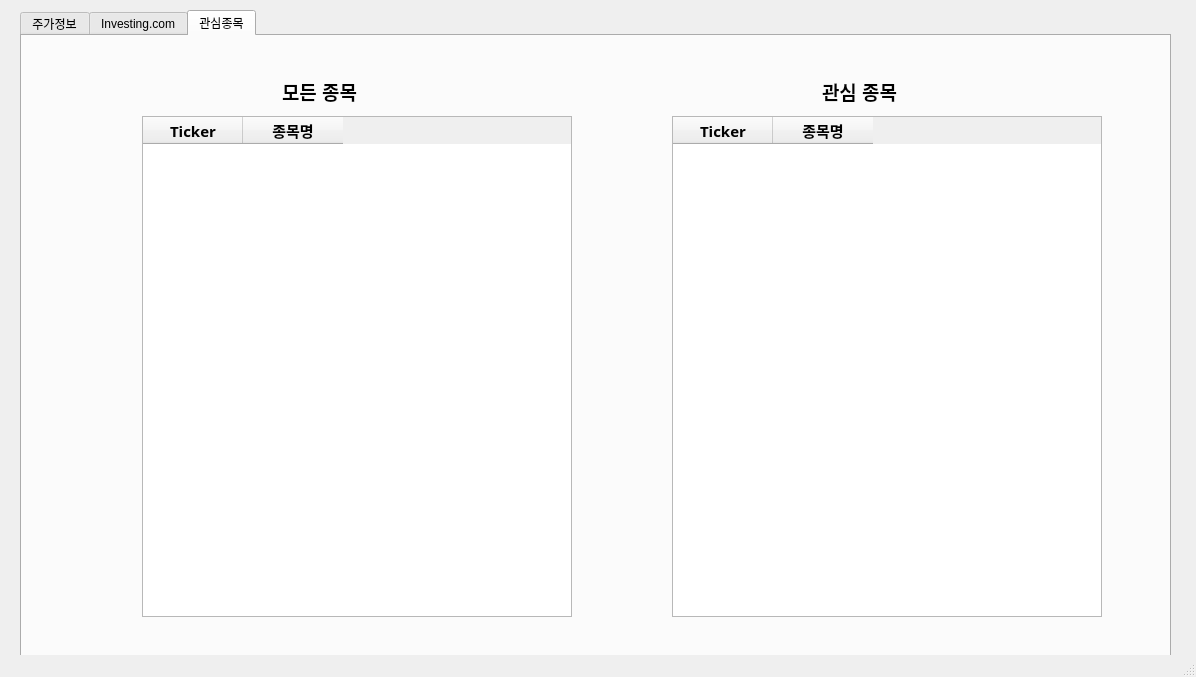
<?xml version="1.0" encoding="UTF-8"?>
<ui version="4.0">
 <class>HyunboStock</class>
 <widget class="QMainWindow" name="HyunboStock">
  <property name="geometry">
   <rect>
    <x>0</x>
    <y>0</y>
    <width>1196</width>
    <height>677</height>
   </rect>
  </property>
  <property name="windowTitle">
   <string>MainWindow</string>
  </property>
  <widget class="QWidget" name="centralwidget">
   <widget class="QTabWidget" name="tabWidget">
    <property name="geometry">
     <rect>
      <x>20</x>
      <y>10</y>
      <width>1151</width>
      <height>651</height>
     </rect>
    </property>
    <property name="currentIndex">
     <number>2</number>
    </property>
    <widget class="QWidget" name="tab">
     <attribute name="title">
      <string>주가정보</string>
     </attribute>
     <widget class="QTableWidget" name="tbl_stock_info">
      <property name="geometry">
       <rect>
        <x>40</x>
        <y>70</y>
        <width>1081</width>
        <height>481</height>
       </rect>
      </property>
     </widget>
     <widget class="QPushButton" name="btn_stock_refresh">
      <property name="geometry">
       <rect>
        <x>1010</x>
        <y>560</y>
        <width>112</width>
        <height>34</height>
       </rect>
      </property>
      <property name="text">
       <string>새로고침</string>
      </property>
     </widget>
     <widget class="QPushButton" name="btn_stock_toExcel">
      <property name="geometry">
       <rect>
        <x>880</x>
        <y>560</y>
        <width>112</width>
        <height>34</height>
       </rect>
      </property>
      <property name="text">
       <string>엑셀저장</string>
      </property>
     </widget>
     <widget class="QLabel" name="label_3">
      <property name="geometry">
       <rect>
        <x>60</x>
        <y>20</y>
        <width>221</width>
        <height>51</height>
       </rect>
      </property>
      <property name="font">
       <font>
        <family>맑은 고딕</family>
        <pointsize>11</pointsize>
        <weight>75</weight>
        <bold>true</bold>
       </font>
      </property>
      <property name="text">
       <string>최근 새로고침 시간</string>
      </property>
     </widget>
     <widget class="QLabel" name="txt_stock_refreshTime">
      <property name="geometry">
       <rect>
        <x>280</x>
        <y>30</y>
        <width>241</width>
        <height>31</height>
       </rect>
      </property>
      <property name="font">
       <font>
        <family>맑은 고딕</family>
        <pointsize>11</pointsize>
       </font>
      </property>
      <property name="text">
       <string>0000-00-00 00:00:00</string>
      </property>
      <property name="alignment">
       <set>Qt::AlignCenter</set>
      </property>
     </widget>
    </widget>
    <widget class="QWidget" name="tab_2">
     <attribute name="title">
      <string>Investing.com</string>
     </attribute>
     <widget class="QTableWidget" name="tbl_investing_info">
      <property name="geometry">
       <rect>
        <x>40</x>
        <y>70</y>
        <width>1071</width>
        <height>531</height>
       </rect>
      </property>
      <column>
       <property name="text">
        <string>Name</string>
       </property>
       <property name="font">
        <font>
         <family>맑은 고딕</family>
         <pointsize>11</pointsize>
         <weight>75</weight>
         <bold>true</bold>
        </font>
       </property>
       <property name="textAlignment">
        <set>AlignCenter</set>
       </property>
      </column>
      <column>
       <property name="text">
        <string>Last</string>
       </property>
       <property name="font">
        <font>
         <family>맑은 고딕</family>
         <pointsize>11</pointsize>
         <weight>75</weight>
         <bold>true</bold>
        </font>
       </property>
       <property name="textAlignment">
        <set>AlignCenter</set>
       </property>
      </column>
      <column>
       <property name="text">
        <string>High</string>
       </property>
       <property name="font">
        <font>
         <family>맑은 고딕</family>
         <pointsize>11</pointsize>
         <weight>75</weight>
         <bold>true</bold>
        </font>
       </property>
       <property name="textAlignment">
        <set>AlignCenter</set>
       </property>
      </column>
      <column>
       <property name="text">
        <string>Low</string>
       </property>
       <property name="font">
        <font>
         <family>맑은 고딕</family>
         <pointsize>11</pointsize>
         <weight>75</weight>
         <bold>true</bold>
        </font>
       </property>
       <property name="textAlignment">
        <set>AlignCenter</set>
       </property>
      </column>
      <column>
       <property name="text">
        <string>Chg.</string>
       </property>
       <property name="font">
        <font>
         <family>맑은 고딕</family>
         <pointsize>11</pointsize>
         <weight>75</weight>
         <bold>true</bold>
        </font>
       </property>
       <property name="textAlignment">
        <set>AlignCenter</set>
       </property>
      </column>
      <column>
       <property name="text">
        <string>Chg.%</string>
       </property>
       <property name="font">
        <font>
         <family>맑은 고딕</family>
         <pointsize>11</pointsize>
         <weight>75</weight>
         <bold>true</bold>
        </font>
       </property>
       <property name="textAlignment">
        <set>AlignCenter</set>
       </property>
      </column>
      <column>
       <property name="text">
        <string>Vol</string>
       </property>
       <property name="font">
        <font>
         <pointsize>11</pointsize>
         <weight>75</weight>
         <bold>true</bold>
        </font>
       </property>
       <property name="textAlignment">
        <set>AlignCenter</set>
       </property>
      </column>
     </widget>
     <widget class="QComboBox" name="cmb_investing">
      <property name="geometry">
       <rect>
        <x>800</x>
        <y>20</y>
        <width>181</width>
        <height>31</height>
       </rect>
      </property>
     </widget>
     <widget class="QPushButton" name="btn_investing_search">
      <property name="geometry">
       <rect>
        <x>990</x>
        <y>20</y>
        <width>112</width>
        <height>31</height>
       </rect>
      </property>
      <property name="text">
       <string>SEARCH</string>
      </property>
     </widget>
     <widget class="QLabel" name="txt_time">
      <property name="geometry">
       <rect>
        <x>60</x>
        <y>10</y>
        <width>81</width>
        <height>51</height>
       </rect>
      </property>
      <property name="font">
       <font>
        <family>맑은 고딕</family>
        <pointsize>11</pointsize>
        <weight>75</weight>
        <bold>true</bold>
       </font>
      </property>
      <property name="text">
       <string>Time</string>
      </property>
      <property name="alignment">
       <set>Qt::AlignCenter</set>
      </property>
     </widget>
     <widget class="QLabel" name="txt_investing_time">
      <property name="geometry">
       <rect>
        <x>190</x>
        <y>20</y>
        <width>141</width>
        <height>31</height>
       </rect>
      </property>
      <property name="font">
       <font>
        <family>맑은 고딕</family>
        <pointsize>11</pointsize>
       </font>
      </property>
      <property name="text">
       <string>0000-00-00</string>
      </property>
     </widget>
    </widget>
    <widget class="QWidget" name="tab_3">
     <attribute name="title">
      <string>관심종목</string>
     </attribute>
     <widget class="QTableWidget" name="tbl_intrst_all">
      <property name="enabled">
       <bool>true</bool>
      </property>
      <property name="geometry">
       <rect>
        <x>120</x>
        <y>80</y>
        <width>430</width>
        <height>501</height>
       </rect>
      </property>
      <property name="font">
       <font>
        <pointsize>11</pointsize>
        <weight>50</weight>
        <bold>false</bold>
       </font>
      </property>
      <property name="accessibleName">
       <string/>
      </property>
      <property name="layoutDirection">
       <enum>Qt::LeftToRight</enum>
      </property>
      <property name="sizeAdjustPolicy">
       <enum>QAbstractScrollArea::AdjustToContents</enum>
      </property>
      <property name="editTriggers">
       <set>QAbstractItemView::NoEditTriggers</set>
      </property>
      <property name="textElideMode">
       <enum>Qt::ElideMiddle</enum>
      </property>
      <property name="sortingEnabled">
       <bool>false</bool>
      </property>
      <column>
       <property name="text">
        <string>Ticker</string>
       </property>
       <property name="font">
        <font>
         <family>맑은 고딕</family>
         <pointsize>11</pointsize>
         <weight>75</weight>
         <bold>true</bold>
        </font>
       </property>
       <property name="textAlignment">
        <set>AlignCenter</set>
       </property>
      </column>
      <column>
       <property name="text">
        <string>종목명</string>
       </property>
       <property name="font">
        <font>
         <family>맑은 고딕</family>
         <pointsize>11</pointsize>
         <weight>75</weight>
         <bold>true</bold>
        </font>
       </property>
       <property name="textAlignment">
        <set>AlignCenter</set>
       </property>
      </column>
     </widget>
     <widget class="QTableWidget" name="tbl_intrst_intrst">
      <property name="geometry">
       <rect>
        <x>650</x>
        <y>80</y>
        <width>430</width>
        <height>501</height>
       </rect>
      </property>
      <property name="font">
       <font>
        <pointsize>11</pointsize>
        <weight>50</weight>
        <bold>false</bold>
       </font>
      </property>
      <property name="editTriggers">
       <set>QAbstractItemView::NoEditTriggers</set>
      </property>
      <property name="sortingEnabled">
       <bool>true</bool>
      </property>
      <column>
       <property name="text">
        <string>Ticker</string>
       </property>
       <property name="font">
        <font>
         <family>맑은 고딕</family>
         <pointsize>11</pointsize>
         <weight>75</weight>
         <bold>true</bold>
        </font>
       </property>
       <property name="textAlignment">
        <set>AlignCenter</set>
       </property>
      </column>
      <column>
       <property name="text">
        <string>종목명</string>
       </property>
       <property name="font">
        <font>
         <family>맑은 고딕</family>
         <pointsize>11</pointsize>
         <weight>75</weight>
         <bold>true</bold>
        </font>
       </property>
       <property name="textAlignment">
        <set>AlignCenter</set>
       </property>
      </column>
     </widget>
     <widget class="QLabel" name="label">
      <property name="geometry">
       <rect>
        <x>260</x>
        <y>40</y>
        <width>141</width>
        <height>31</height>
       </rect>
      </property>
      <property name="font">
       <font>
        <family>Arial</family>
        <pointsize>14</pointsize>
        <weight>75</weight>
        <bold>true</bold>
       </font>
      </property>
      <property name="layoutDirection">
       <enum>Qt::LeftToRight</enum>
      </property>
      <property name="text">
       <string>모든 종목</string>
      </property>
     </widget>
     <widget class="QLabel" name="label_2">
      <property name="geometry">
       <rect>
        <x>800</x>
        <y>40</y>
        <width>141</width>
        <height>31</height>
       </rect>
      </property>
      <property name="font">
       <font>
        <family>Arial</family>
        <pointsize>14</pointsize>
        <weight>75</weight>
        <bold>true</bold>
       </font>
      </property>
      <property name="text">
       <string>관심 종목</string>
      </property>
     </widget>
    </widget>
   </widget>
  </widget>
  <widget class="QStatusBar" name="statusbar"/>
 </widget>
 <resources/>
 <connections/>
</ui>
